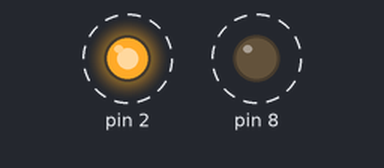
Recording of a sketch running on a simulated Arduino Uno, built with avr-gcc and run on an emulated ATmega328P. Parts: output pins drawn as LEDs (lit = HIGH). Dashed ring = blinking.

Above: at 0.05 s.
Timing chart, 0 to 3.0 s (numbered marks = the images above):
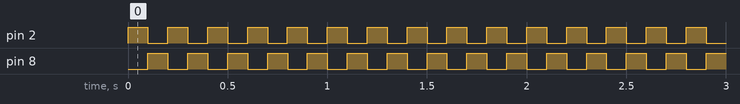

The sketch:

exercise2.ino
```cpp
boolean led = false;
void setup(){
  pinMode(2, OUTPUT);
  pinMode(8, OUTPUT);
}

void loop(){
  digitalWrite(2, led^=true);
  digitalWrite(8, !led);
  delay(100);
}
```

Measured:
- by itself, pin 2, pin 8: alternates HIGH for 0.10 s and LOW for 0.10 s
